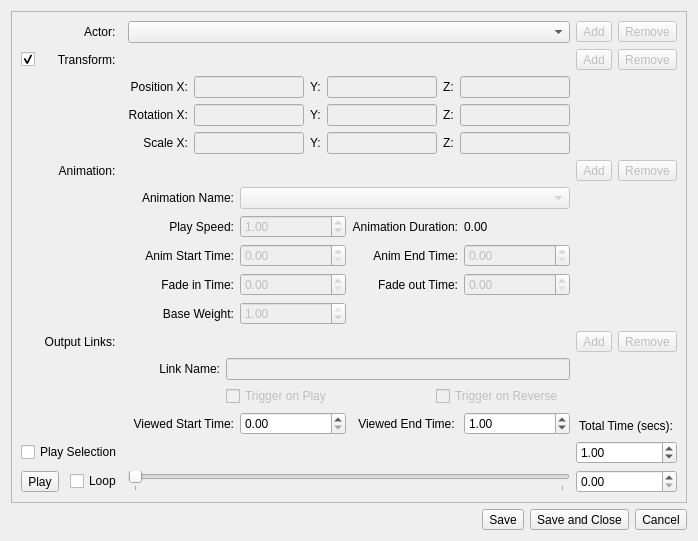
<?xml version="1.0" encoding="UTF-8"?>
<ui version="4.0">
 <class>CinematicEditor</class>
 <widget class="QWidget" name="CinematicEditor">
  <property name="enabled">
   <bool>true</bool>
  </property>
  <property name="geometry">
   <rect>
    <x>0</x>
    <y>0</y>
    <width>698</width>
    <height>535</height>
   </rect>
  </property>
  <property name="mouseTracking">
   <bool>false</bool>
  </property>
  <property name="windowTitle">
   <string>Cinematic Editor</string>
  </property>
  <layout class="QGridLayout" name="gridLayout_2">
   <item row="0" column="0">
    <layout class="QHBoxLayout" name="horizontalLayout">
     <property name="topMargin">
      <number>0</number>
     </property>
     <item>
      <widget class="QFrame" name="mEventFrame">
       <property name="frameShape">
        <enum>QFrame::StyledPanel</enum>
       </property>
       <property name="frameShadow">
        <enum>QFrame::Raised</enum>
       </property>
       <layout class="QGridLayout" name="gridLayout">
        <item row="11" column="4">
         <widget class="EventTrackWidget" name="mSelectionTrack" native="true">
          <property name="minimumSize">
           <size>
            <width>0</width>
            <height>20</height>
           </size>
          </property>
         </widget>
        </item>
        <item row="4" column="4">
         <widget class="EventTrackWidget" name="mAnimationTrack" native="true">
          <property name="enabled">
           <bool>false</bool>
          </property>
          <property name="minimumSize">
           <size>
            <width>0</width>
            <height>20</height>
           </size>
          </property>
         </widget>
        </item>
        <item row="12" column="2">
         <widget class="QCheckBox" name="mLoopFlag">
          <property name="text">
           <string>Loop</string>
          </property>
         </widget>
        </item>
        <item row="11" column="0" colspan="3">
         <widget class="QCheckBox" name="mPlaySelectionFlag">
          <property name="text">
           <string>Play Selection</string>
          </property>
          <property name="autoRepeat">
           <bool>false</bool>
          </property>
          <property name="tristate">
           <bool>false</bool>
          </property>
         </widget>
        </item>
        <item row="4" column="0" colspan="3">
         <widget class="QLabel" name="label_2">
          <property name="text">
           <string>Animation:  </string>
          </property>
          <property name="alignment">
           <set>Qt::AlignRight|Qt::AlignTrailing|Qt::AlignVCenter</set>
          </property>
         </widget>
        </item>
        <item row="12" column="4">
         <widget class="QSlider" name="mTimeSlider">
          <property name="minimumSize">
           <size>
            <width>0</width>
            <height>20</height>
           </size>
          </property>
          <property name="maximum">
           <number>1000</number>
          </property>
          <property name="singleStep">
           <number>1000</number>
          </property>
          <property name="pageStep">
           <number>10000</number>
          </property>
          <property name="orientation">
           <enum>Qt::Horizontal</enum>
          </property>
          <property name="invertedAppearance">
           <bool>false</bool>
          </property>
          <property name="tickPosition">
           <enum>QSlider::TicksBelow</enum>
          </property>
          <property name="tickInterval">
           <number>1000</number>
          </property>
         </widget>
        </item>
        <item row="1" column="4">
         <widget class="EventTrackWidget" name="mTransformTrack" native="true">
          <property name="enabled">
           <bool>false</bool>
          </property>
          <property name="minimumSize">
           <size>
            <width>0</width>
            <height>20</height>
           </size>
          </property>
         </widget>
        </item>
        <item row="1" column="1" colspan="2">
         <widget class="QLabel" name="label_4">
          <property name="sizePolicy">
           <sizepolicy hsizetype="Preferred" vsizetype="Preferred">
            <horstretch>0</horstretch>
            <verstretch>0</verstretch>
           </sizepolicy>
          </property>
          <property name="minimumSize">
           <size>
            <width>0</width>
            <height>0</height>
           </size>
          </property>
          <property name="text">
           <string>Transform:  </string>
          </property>
          <property name="alignment">
           <set>Qt::AlignRight|Qt::AlignTrailing|Qt::AlignVCenter</set>
          </property>
         </widget>
        </item>
        <item row="1" column="6">
         <widget class="QToolButton" name="mAddTransformButton">
          <property name="enabled">
           <bool>false</bool>
          </property>
          <property name="text">
           <string>Add</string>
          </property>
         </widget>
        </item>
        <item row="1" column="7">
         <widget class="QToolButton" name="mRemoveTransformButton">
          <property name="enabled">
           <bool>false</bool>
          </property>
          <property name="text">
           <string>Remove</string>
          </property>
         </widget>
        </item>
        <item row="0" column="4">
         <widget class="QComboBox" name="mActorCombo">
          <property name="sizePolicy">
           <sizepolicy hsizetype="Expanding" vsizetype="Fixed">
            <horstretch>0</horstretch>
            <verstretch>0</verstretch>
           </sizepolicy>
          </property>
          <property name="minimumSize">
           <size>
            <width>0</width>
            <height>0</height>
           </size>
          </property>
         </widget>
        </item>
        <item row="0" column="0" colspan="3">
         <widget class="QLabel" name="label_3">
          <property name="text">
           <string>  Actor:  </string>
          </property>
          <property name="alignment">
           <set>Qt::AlignRight|Qt::AlignTrailing|Qt::AlignVCenter</set>
          </property>
         </widget>
        </item>
        <item row="0" column="6">
         <widget class="QToolButton" name="mAddActorButton">
          <property name="enabled">
           <bool>false</bool>
          </property>
          <property name="text">
           <string>Add</string>
          </property>
         </widget>
        </item>
        <item row="0" column="7">
         <widget class="QToolButton" name="mRemoveActorButton">
          <property name="enabled">
           <bool>false</bool>
          </property>
          <property name="text">
           <string>Remove</string>
          </property>
         </widget>
        </item>
        <item row="8" column="4">
         <spacer name="verticalSpacer">
          <property name="orientation">
           <enum>Qt::Vertical</enum>
          </property>
          <property name="sizeHint" stdset="0">
           <size>
            <width>20</width>
            <height>40</height>
           </size>
          </property>
         </spacer>
        </item>
        <item row="4" column="6">
         <widget class="QToolButton" name="mAddAnimationButton">
          <property name="enabled">
           <bool>false</bool>
          </property>
          <property name="text">
           <string>Add</string>
          </property>
         </widget>
        </item>
        <item row="4" column="7">
         <widget class="QToolButton" name="mRemoveAnimationButton">
          <property name="enabled">
           <bool>false</bool>
          </property>
          <property name="text">
           <string>Remove</string>
          </property>
         </widget>
        </item>
        <item row="3" column="4">
         <layout class="QGridLayout" name="mTransformFrame">
          <property name="bottomMargin">
           <number>0</number>
          </property>
          <item row="0" column="0">
           <widget class="QLabel" name="label_5">
            <property name="minimumSize">
             <size>
              <width>0</width>
              <height>0</height>
             </size>
            </property>
            <property name="text">
             <string>Position X:</string>
            </property>
            <property name="alignment">
             <set>Qt::AlignRight|Qt::AlignTrailing|Qt::AlignVCenter</set>
            </property>
           </widget>
          </item>
          <item row="0" column="2">
           <widget class="QLabel" name="label_6">
            <property name="text">
             <string>Y:</string>
            </property>
           </widget>
          </item>
          <item row="0" column="4">
           <widget class="QLabel" name="label_7">
            <property name="text">
             <string>Z:</string>
            </property>
           </widget>
          </item>
          <item row="0" column="1">
           <widget class="QLineEdit" name="mTransformPosXEdit">
            <property name="enabled">
             <bool>false</bool>
            </property>
            <property name="inputMethodHints">
             <set>Qt::ImhPreferNumbers</set>
            </property>
           </widget>
          </item>
          <item row="0" column="3">
           <widget class="QLineEdit" name="mTransformPosYEdit">
            <property name="enabled">
             <bool>false</bool>
            </property>
            <property name="inputMethodHints">
             <set>Qt::ImhPreferNumbers</set>
            </property>
           </widget>
          </item>
          <item row="0" column="5">
           <widget class="QLineEdit" name="mTransformPosZEdit">
            <property name="enabled">
             <bool>false</bool>
            </property>
            <property name="inputMethodHints">
             <set>Qt::ImhPreferNumbers</set>
            </property>
           </widget>
          </item>
          <item row="1" column="0">
           <widget class="QLabel" name="label_8">
            <property name="minimumSize">
             <size>
              <width>0</width>
              <height>0</height>
             </size>
            </property>
            <property name="text">
             <string>Rotation X:</string>
            </property>
            <property name="alignment">
             <set>Qt::AlignRight|Qt::AlignTrailing|Qt::AlignVCenter</set>
            </property>
           </widget>
          </item>
          <item row="1" column="2">
           <widget class="QLabel" name="label_9">
            <property name="text">
             <string>Y:</string>
            </property>
           </widget>
          </item>
          <item row="1" column="4">
           <widget class="QLabel" name="label_10">
            <property name="text">
             <string>Z:</string>
            </property>
           </widget>
          </item>
          <item row="1" column="1">
           <widget class="QLineEdit" name="mTransformRotYEdit">
            <property name="enabled">
             <bool>false</bool>
            </property>
            <property name="inputMethodHints">
             <set>Qt::ImhPreferNumbers</set>
            </property>
           </widget>
          </item>
          <item row="1" column="3">
           <widget class="QLineEdit" name="mTransformRotZEdit">
            <property name="enabled">
             <bool>false</bool>
            </property>
            <property name="inputMethodHints">
             <set>Qt::ImhPreferNumbers</set>
            </property>
           </widget>
          </item>
          <item row="1" column="5">
           <widget class="QLineEdit" name="mTransformRotXEdit">
            <property name="enabled">
             <bool>false</bool>
            </property>
            <property name="inputMethodHints">
             <set>Qt::ImhPreferNumbers</set>
            </property>
           </widget>
          </item>
          <item row="2" column="0">
           <widget class="QLabel" name="label_11">
            <property name="text">
             <string>Scale X:</string>
            </property>
            <property name="alignment">
             <set>Qt::AlignRight|Qt::AlignTrailing|Qt::AlignVCenter</set>
            </property>
           </widget>
          </item>
          <item row="2" column="2">
           <widget class="QLabel" name="label_12">
            <property name="text">
             <string>Y:</string>
            </property>
           </widget>
          </item>
          <item row="2" column="4">
           <widget class="QLabel" name="label_13">
            <property name="text">
             <string>Z:</string>
            </property>
           </widget>
          </item>
          <item row="2" column="1">
           <widget class="QLineEdit" name="mTransformScaleXEdit">
            <property name="enabled">
             <bool>false</bool>
            </property>
            <property name="inputMethodHints">
             <set>Qt::ImhPreferNumbers</set>
            </property>
           </widget>
          </item>
          <item row="2" column="3">
           <widget class="QLineEdit" name="mTransformScaleYEdit">
            <property name="enabled">
             <bool>false</bool>
            </property>
            <property name="inputMethodHints">
             <set>Qt::ImhPreferNumbers</set>
            </property>
           </widget>
          </item>
          <item row="2" column="5">
           <widget class="QLineEdit" name="mTransformScaleZEdit">
            <property name="enabled">
             <bool>false</bool>
            </property>
            <property name="inputMethodHints">
             <set>Qt::ImhPreferNumbers</set>
            </property>
           </widget>
          </item>
         </layout>
        </item>
        <item row="6" column="0" colspan="3">
         <widget class="QLabel" name="label_14">
          <property name="text">
           <string>Output Links:  </string>
          </property>
          <property name="alignment">
           <set>Qt::AlignRight|Qt::AlignTrailing|Qt::AlignVCenter</set>
          </property>
         </widget>
        </item>
        <item row="6" column="4">
         <widget class="EventTrackWidget" name="mOutputTrack" native="true">
          <property name="enabled">
           <bool>true</bool>
          </property>
          <property name="minimumSize">
           <size>
            <width>0</width>
            <height>20</height>
           </size>
          </property>
         </widget>
        </item>
        <item row="6" column="6">
         <widget class="QToolButton" name="mAddOutputButton">
          <property name="enabled">
           <bool>false</bool>
          </property>
          <property name="text">
           <string>Add</string>
          </property>
         </widget>
        </item>
        <item row="6" column="7">
         <widget class="QToolButton" name="mRemoveOutputButton">
          <property name="enabled">
           <bool>false</bool>
          </property>
          <property name="text">
           <string>Remove</string>
          </property>
         </widget>
        </item>
        <item row="7" column="4">
         <layout class="QGridLayout" name="gridLayout_3">
          <item row="0" column="1" colspan="4">
           <widget class="QLineEdit" name="mOutputNameEdit">
            <property name="enabled">
             <bool>false</bool>
            </property>
           </widget>
          </item>
          <item row="1" column="1">
           <widget class="QCheckBox" name="mOutputTriggerPlay">
            <property name="enabled">
             <bool>false</bool>
            </property>
            <property name="text">
             <string>Trigger on Play</string>
            </property>
           </widget>
          </item>
          <item row="1" column="3">
           <widget class="QCheckBox" name="mOutputTriggerReverse">
            <property name="enabled">
             <bool>false</bool>
            </property>
            <property name="text">
             <string>Trigger on Reverse</string>
            </property>
           </widget>
          </item>
          <item row="1" column="0">
           <spacer name="horizontalSpacer_3">
            <property name="orientation">
             <enum>Qt::Horizontal</enum>
            </property>
            <property name="sizeHint" stdset="0">
             <size>
              <width>40</width>
              <height>20</height>
             </size>
            </property>
           </spacer>
          </item>
          <item row="0" column="0">
           <widget class="QLabel" name="label_15">
            <property name="text">
             <string>Link Name:</string>
            </property>
            <property name="alignment">
             <set>Qt::AlignRight|Qt::AlignTrailing|Qt::AlignVCenter</set>
            </property>
           </widget>
          </item>
          <item row="1" column="2">
           <spacer name="horizontalSpacer_2">
            <property name="orientation">
             <enum>Qt::Horizontal</enum>
            </property>
            <property name="sizeHint" stdset="0">
             <size>
              <width>40</width>
              <height>20</height>
             </size>
            </property>
           </spacer>
          </item>
         </layout>
        </item>
        <item row="11" column="6" colspan="2">
         <widget class="QDoubleSpinBox" name="mTotalTimeEdit">
          <property name="alignment">
           <set>Qt::AlignLeading|Qt::AlignLeft|Qt::AlignVCenter</set>
          </property>
          <property name="decimals">
           <number>2</number>
          </property>
          <property name="minimum">
           <double>0.010000000000000</double>
          </property>
          <property name="maximum">
           <double>1000.000000000000000</double>
          </property>
          <property name="singleStep">
           <double>0.010000000000000</double>
          </property>
          <property name="value">
           <double>1.000000000000000</double>
          </property>
         </widget>
        </item>
        <item row="12" column="6" colspan="2">
         <widget class="QDoubleSpinBox" name="mCurrentTimeEdit">
          <property name="maximum">
           <double>1000.000000000000000</double>
          </property>
          <property name="singleStep">
           <double>0.010000000000000</double>
          </property>
         </widget>
        </item>
        <item row="5" column="4">
         <layout class="QGridLayout" name="gridLayout_4">
          <item row="0" column="0">
           <widget class="QLabel" name="label_16">
            <property name="text">
             <string>Animation Name:</string>
            </property>
            <property name="alignment">
             <set>Qt::AlignRight|Qt::AlignTrailing|Qt::AlignVCenter</set>
            </property>
           </widget>
          </item>
          <item row="0" column="1" colspan="3">
           <widget class="QComboBox" name="mAnimationCombo">
            <property name="enabled">
             <bool>false</bool>
            </property>
           </widget>
          </item>
          <item row="3" column="0">
           <widget class="QLabel" name="label_17">
            <property name="text">
             <string>Fade in Time:</string>
            </property>
            <property name="alignment">
             <set>Qt::AlignRight|Qt::AlignTrailing|Qt::AlignVCenter</set>
            </property>
           </widget>
          </item>
          <item row="3" column="1">
           <widget class="QDoubleSpinBox" name="mAnimationFadeInTimeEdit">
            <property name="enabled">
             <bool>false</bool>
            </property>
            <property name="singleStep">
             <double>0.010000000000000</double>
            </property>
           </widget>
          </item>
          <item row="3" column="2">
           <widget class="QLabel" name="label_18">
            <property name="text">
             <string>Fade out Time:</string>
            </property>
            <property name="alignment">
             <set>Qt::AlignRight|Qt::AlignTrailing|Qt::AlignVCenter</set>
            </property>
           </widget>
          </item>
          <item row="3" column="3">
           <widget class="QDoubleSpinBox" name="mAnimationFadeOutTimeEdit">
            <property name="enabled">
             <bool>false</bool>
            </property>
            <property name="singleStep">
             <double>0.010000000000000</double>
            </property>
           </widget>
          </item>
          <item row="2" column="0">
           <widget class="QLabel" name="label_19">
            <property name="text">
             <string>Anim Start Time:</string>
            </property>
            <property name="alignment">
             <set>Qt::AlignRight|Qt::AlignTrailing|Qt::AlignVCenter</set>
            </property>
           </widget>
          </item>
          <item row="2" column="1">
           <widget class="QDoubleSpinBox" name="mAnimationStartTimeEdit">
            <property name="enabled">
             <bool>false</bool>
            </property>
            <property name="singleStep">
             <double>0.010000000000000</double>
            </property>
           </widget>
          </item>
          <item row="2" column="3">
           <widget class="QDoubleSpinBox" name="mAnimationEndTimeEdit">
            <property name="enabled">
             <bool>false</bool>
            </property>
            <property name="singleStep">
             <double>0.010000000000000</double>
            </property>
           </widget>
          </item>
          <item row="2" column="2">
           <widget class="QLabel" name="label_20">
            <property name="text">
             <string>Anim End Time:</string>
            </property>
            <property name="alignment">
             <set>Qt::AlignRight|Qt::AlignTrailing|Qt::AlignVCenter</set>
            </property>
           </widget>
          </item>
          <item row="1" column="1">
           <widget class="QDoubleSpinBox" name="mAnimationSpeedEdit">
            <property name="enabled">
             <bool>false</bool>
            </property>
            <property name="minimum">
             <double>0.010000000000000</double>
            </property>
            <property name="singleStep">
             <double>0.010000000000000</double>
            </property>
            <property name="value">
             <double>1.000000000000000</double>
            </property>
           </widget>
          </item>
          <item row="1" column="0">
           <widget class="QLabel" name="label_21">
            <property name="text">
             <string>Play Speed:</string>
            </property>
            <property name="alignment">
             <set>Qt::AlignRight|Qt::AlignTrailing|Qt::AlignVCenter</set>
            </property>
           </widget>
          </item>
          <item row="1" column="2">
           <widget class="QLabel" name="label_22">
            <property name="text">
             <string>Animation Duration:</string>
            </property>
            <property name="alignment">
             <set>Qt::AlignRight|Qt::AlignTrailing|Qt::AlignVCenter</set>
            </property>
           </widget>
          </item>
          <item row="1" column="3">
           <widget class="QLabel" name="mAnimationDurationText">
            <property name="text">
             <string>0.00</string>
            </property>
           </widget>
          </item>
          <item row="4" column="0">
           <widget class="QLabel" name="label_23">
            <property name="text">
             <string>Base Weight:</string>
            </property>
            <property name="alignment">
             <set>Qt::AlignRight|Qt::AlignTrailing|Qt::AlignVCenter</set>
            </property>
           </widget>
          </item>
          <item row="4" column="1">
           <widget class="QDoubleSpinBox" name="mAnimationWeightEdit">
            <property name="enabled">
             <bool>false</bool>
            </property>
            <property name="maximum">
             <double>1.000000000000000</double>
            </property>
            <property name="singleStep">
             <double>0.010000000000000</double>
            </property>
            <property name="value">
             <double>1.000000000000000</double>
            </property>
           </widget>
          </item>
         </layout>
        </item>
        <item row="12" column="0" colspan="2">
         <widget class="QToolButton" name="mPlayButton">
          <property name="text">
           <string>Play</string>
          </property>
         </widget>
        </item>
        <item row="1" column="0">
         <widget class="QCheckBox" name="mTransformEnabled">
          <property name="sizePolicy">
           <sizepolicy hsizetype="Minimum" vsizetype="Minimum">
            <horstretch>0</horstretch>
            <verstretch>0</verstretch>
           </sizepolicy>
          </property>
          <property name="text">
           <string/>
          </property>
          <property name="checked">
           <bool>true</bool>
          </property>
         </widget>
        </item>
        <item row="10" column="4">
         <layout class="QGridLayout" name="gridLayout_5">
          <item row="0" column="1">
           <widget class="QDoubleSpinBox" name="mStartTimeEdit">
            <property name="maximum">
             <double>1000.000000000000000</double>
            </property>
            <property name="singleStep">
             <double>0.010000000000000</double>
            </property>
           </widget>
          </item>
          <item row="0" column="2">
           <widget class="QLabel" name="label_25">
            <property name="text">
             <string>Viewed End Time: </string>
            </property>
            <property name="alignment">
             <set>Qt::AlignRight|Qt::AlignTrailing|Qt::AlignVCenter</set>
            </property>
           </widget>
          </item>
          <item row="0" column="3">
           <widget class="QDoubleSpinBox" name="mEndTimeEdit">
            <property name="maximum">
             <double>1000.000000000000000</double>
            </property>
            <property name="singleStep">
             <double>0.010000000000000</double>
            </property>
            <property name="value">
             <double>1.000000000000000</double>
            </property>
           </widget>
          </item>
          <item row="0" column="0">
           <widget class="QLabel" name="label_24">
            <property name="text">
             <string>Viewed Start Time:</string>
            </property>
            <property name="alignment">
             <set>Qt::AlignRight|Qt::AlignTrailing|Qt::AlignVCenter</set>
            </property>
           </widget>
          </item>
         </layout>
        </item>
        <item row="10" column="6" colspan="2">
         <widget class="QLabel" name="label">
          <property name="sizePolicy">
           <sizepolicy hsizetype="Preferred" vsizetype="Fixed">
            <horstretch>0</horstretch>
            <verstretch>0</verstretch>
           </sizepolicy>
          </property>
          <property name="minimumSize">
           <size>
            <width>0</width>
            <height>20</height>
           </size>
          </property>
          <property name="acceptDrops">
           <bool>false</bool>
          </property>
          <property name="text">
           <string> Total Time (secs):</string>
          </property>
          <property name="alignment">
           <set>Qt::AlignBottom|Qt::AlignLeading|Qt::AlignLeft</set>
          </property>
         </widget>
        </item>
       </layout>
      </widget>
     </item>
    </layout>
   </item>
   <item row="1" column="0">
    <layout class="QHBoxLayout" name="horizontalLayout_2">
     <property name="bottomMargin">
      <number>0</number>
     </property>
     <item>
      <spacer name="horizontalSpacer">
       <property name="orientation">
        <enum>Qt::Horizontal</enum>
       </property>
       <property name="sizeHint" stdset="0">
        <size>
         <width>40</width>
         <height>20</height>
        </size>
       </property>
      </spacer>
     </item>
     <item>
      <widget class="QToolButton" name="mSaveButton">
       <property name="text">
        <string>Save</string>
       </property>
      </widget>
     </item>
     <item>
      <widget class="QToolButton" name="mSaveAndCloseButton">
       <property name="text">
        <string>Save and Close</string>
       </property>
      </widget>
     </item>
     <item>
      <widget class="QToolButton" name="mCancelButton">
       <property name="text">
        <string>Cancel</string>
       </property>
      </widget>
     </item>
    </layout>
   </item>
  </layout>
 </widget>
 <customwidgets>
  <customwidget>
   <class>EventTrackWidget</class>
   <extends>QWidget</extends>
   <header location="global">EventTrackWidget.h</header>
   <container>1</container>
  </customwidget>
 </customwidgets>
 <resources/>
 <connections/>
</ui>
